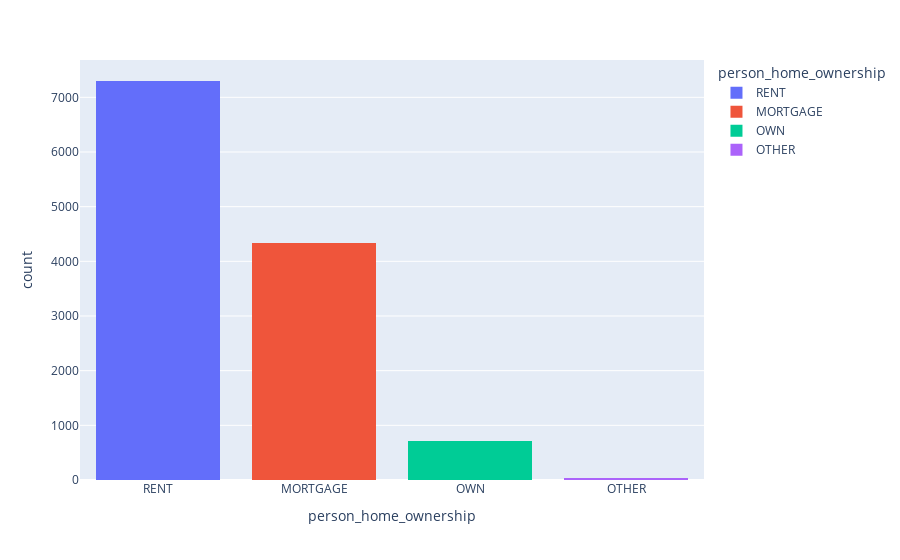
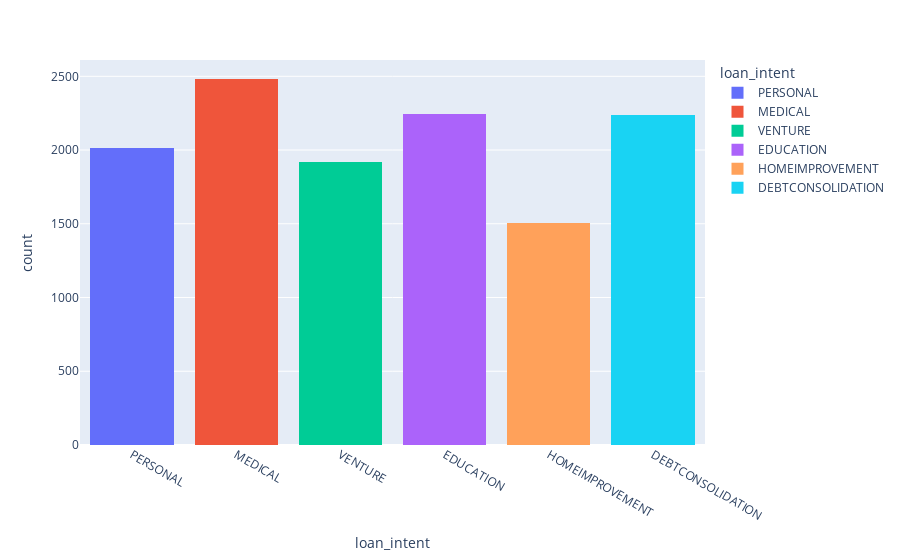
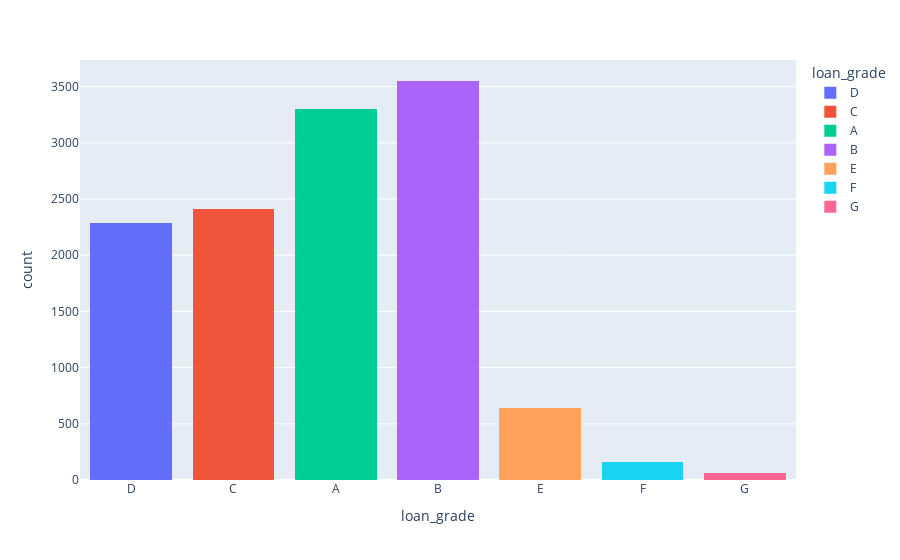
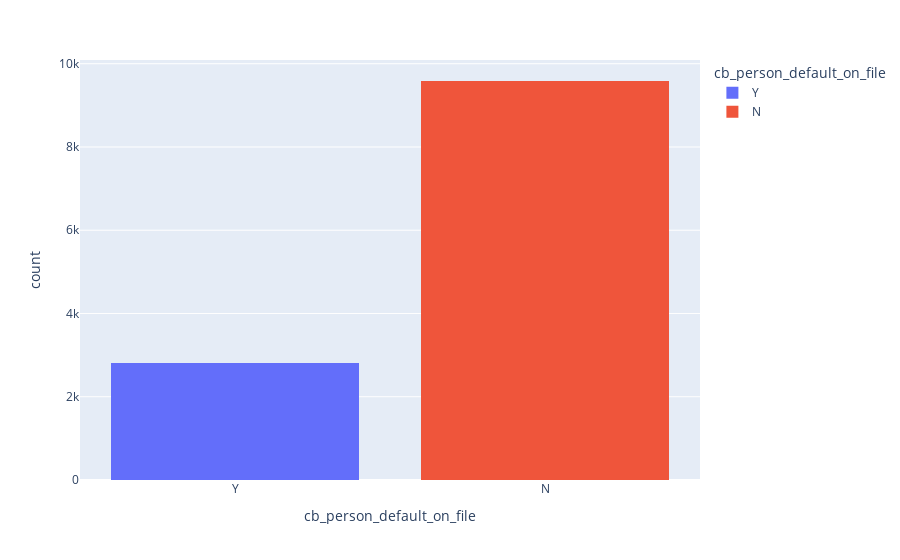

Here is the notebook cell these charts were saved with, in order:
### Code cell
for col in categorical_features:
    
 
    fig = pe.histogram(
        x=col,  #data to be used on x axis
        data_frame=balanced_credit_df, #source of data
        barmode="stack",  #style of histogram
        color=balanced_credit_df[col] #coloring criteria (based on values of the current column)
    )

    
    display( fig )

### Figure 1 — Plotly figure (JSON) as saved in the notebook; plotly's stock layout.template omitted (floating-point values rounded to 4 significant figures; data arrays with more than 128 entries replaced by an {"elided": "..."} marker saying what was removed)
{"data": [{"alignmentgroup": "True", "bingroup": "x", "hovertemplate": "person_home_ownership=%{x}<br>count=%{y}<extra></extra>", "legendgroup": "RENT", "marker": {"color": "#636efa", "pattern": {"shape": ""}}, "name": "RENT", "offsetgroup": "RENT", "orientation": "v", "showlegend": true, "type": "histogram", "x": {"elided": "7299 str values"}, "xaxis": "x", "yaxis": "y"}, {"alignmentgroup": "True", "bingroup": "x", "hovertemplate": "person_home_ownership=%{x}<br>count=%{y}<extra></extra>", "legendgroup": "MORTGAGE", "marker": {"color": "#EF553B", "pattern": {"shape": ""}}, "name": "MORTGAGE", "offsetgroup": "MORTGAGE", "orientation": "v", "showlegend": true, "type": "histogram", "x": {"elided": "4344 str values"}, "xaxis": "x", "yaxis": "y"}, {"alignmentgroup": "True", "bingroup": "x", "hovertemplate": "person_home_ownership=%{x}<br>count=%{y}<extra></extra>", "legendgroup": "OWN", "marker": {"color": "#00cc96", "pattern": {"shape": ""}}, "name": "OWN", "offsetgroup": "OWN", "orientation": "v", "showlegend": true, "type": "histogram", "x": {"elided": "721 str values"}, "xaxis": "x", "yaxis": "y"}, {"alignmentgroup": "True", "bingroup": "x", "hovertemplate": "person_home_ownership=%{x}<br>count=%{y}<extra></extra>", "legendgroup": "OTHER", "marker": {"color": "#ab63fa", "pattern": {"shape": ""}}, "name": "OTHER", "offsetgroup": "OTHER", "orientation": "v", "showlegend": true, "type": "histogram", "x": ["OTHER", "OTHER", "OTHER", "OTHER", "OTHER", "OTHER", "OTHER", "OTHER", "OTHER", "OTHER", "OTHER", "OTHER", "OTHER", "OTHER", "OTHER", "OTHER", "OTHER", "OTHER", "OTHER", "OTHER", "OTHER", "OTHER", "OTHER", "OTHER", "OTHER", "OTHER", "OTHER", "OTHER", "OTHER", "OTHER", "OTHER", "OTHER", "OTHER", "OTHER", "OTHER", "OTHER", "OTHER", "OTHER", "OTHER", "OTHER", "OTHER", "OTHER"], "xaxis": "x", "yaxis": "y"}], "layout": {"barmode": "stack", "legend": {"title": {"text": "person_home_ownership"}, "tracegroupgap": 0}, "margin": {"t": 60}, "xaxis": {"anchor": "y", "categoryarray": ["RENT", "MORTGAGE", "OWN", "OTHER"], "categoryorder": "array", "domain": [0, 1], "title": {"text": "person_home_ownership"}}, "yaxis": {"anchor": "x", "domain": [0, 1], "title": {"text": "count"}}}}

### Figure 2 — Plotly figure (JSON) as saved in the notebook; plotly's stock layout.template omitted (floating-point values rounded to 4 significant figures; data arrays with more than 128 entries replaced by an {"elided": "..."} marker saying what was removed)
{"data": [{"alignmentgroup": "True", "bingroup": "x", "hovertemplate": "loan_intent=%{x}<br>count=%{y}<extra></extra>", "legendgroup": "PERSONAL", "marker": {"color": "#636efa", "pattern": {"shape": ""}}, "name": "PERSONAL", "offsetgroup": "PERSONAL", "orientation": "v", "showlegend": true, "type": "histogram", "x": {"elided": "2013 str values"}, "xaxis": "x", "yaxis": "y"}, {"alignmentgroup": "True", "bingroup": "x", "hovertemplate": "loan_intent=%{x}<br>count=%{y}<extra></extra>", "legendgroup": "MEDICAL", "marker": {"color": "#EF553B", "pattern": {"shape": ""}}, "name": "MEDICAL", "offsetgroup": "MEDICAL", "orientation": "v", "showlegend": true, "type": "histogram", "x": {"elided": "2480 str values"}, "xaxis": "x", "yaxis": "y"}, {"alignmentgroup": "True", "bingroup": "x", "hovertemplate": "loan_intent=%{x}<br>count=%{y}<extra></extra>", "legendgroup": "VENTURE", "marker": {"color": "#00cc96", "pattern": {"shape": ""}}, "name": "VENTURE", "offsetgroup": "VENTURE", "orientation": "v", "showlegend": true, "type": "histogram", "x": {"elided": "1920 str values"}, "xaxis": "x", "yaxis": "y"}, {"alignmentgroup": "True", "bingroup": "x", "hovertemplate": "loan_intent=%{x}<br>count=%{y}<extra></extra>", "legendgroup": "EDUCATION", "marker": {"color": "#ab63fa", "pattern": {"shape": ""}}, "name": "EDUCATION", "offsetgroup": "EDUCATION", "orientation": "v", "showlegend": true, "type": "histogram", "x": {"elided": "2247 str values"}, "xaxis": "x", "yaxis": "y"}, {"alignmentgroup": "True", "bingroup": "x", "hovertemplate": "loan_intent=%{x}<br>count=%{y}<extra></extra>", "legendgroup": "HOMEIMPROVEMENT", "marker": {"color": "#FFA15A", "pattern": {"shape": ""}}, "name": "HOMEIMPROVEMENT", "offsetgroup": "HOMEIMPROVEMENT", "orientation": "v", "showlegend": true, "type": "histogram", "x": {"elided": "1508 str values"}, "xaxis": "x", "yaxis": "y"}, {"alignmentgroup": "True", "bingroup": "x", "hovertemplate": "loan_intent=%{x}<br>count=%{y}<extra></extra>", "legendgroup": "DEBTCONSOLIDATION", "marker": {"color": "#19d3f3", "pattern": {"shape": ""}}, "name": "DEBTCONSOLIDATION", "offsetgroup": "DEBTCONSOLIDATION", "orientation": "v", "showlegend": true, "type": "histogram", "x": {"elided": "2238 str values"}, "xaxis": "x", "yaxis": "y"}], "layout": {"barmode": "stack", "legend": {"title": {"text": "loan_intent"}, "tracegroupgap": 0}, "margin": {"t": 60}, "xaxis": {"anchor": "y", "categoryarray": ["PERSONAL", "MEDICAL", "VENTURE", "EDUCATION", "HOMEIMPROVEMENT", "DEBTCONSOLIDATION"], "categoryorder": "array", "domain": [0, 1], "title": {"text": "loan_intent"}}, "yaxis": {"anchor": "x", "domain": [0, 1], "title": {"text": "count"}}}}

### Figure 3 — Plotly figure (JSON) as saved in the notebook; plotly's stock layout.template omitted (floating-point values rounded to 4 significant figures; data arrays with more than 128 entries replaced by an {"elided": "..."} marker saying what was removed)
{"data": [{"alignmentgroup": "True", "bingroup": "x", "hovertemplate": "loan_grade=%{x}<br>count=%{y}<extra></extra>", "legendgroup": "D", "marker": {"color": "#636efa", "pattern": {"shape": ""}}, "name": "D", "offsetgroup": "D", "orientation": "v", "showlegend": true, "type": "histogram", "x": {"elided": "2283 str values"}, "xaxis": "x", "yaxis": "y"}, {"alignmentgroup": "True", "bingroup": "x", "hovertemplate": "loan_grade=%{x}<br>count=%{y}<extra></extra>", "legendgroup": "C", "marker": {"color": "#EF553B", "pattern": {"shape": ""}}, "name": "C", "offsetgroup": "C", "orientation": "v", "showlegend": true, "type": "histogram", "x": {"elided": "2407 str values"}, "xaxis": "x", "yaxis": "y"}, {"alignmentgroup": "True", "bingroup": "x", "hovertemplate": "loan_grade=%{x}<br>count=%{y}<extra></extra>", "legendgroup": "A", "marker": {"color": "#00cc96", "pattern": {"shape": ""}}, "name": "A", "offsetgroup": "A", "orientation": "v", "showlegend": true, "type": "histogram", "x": {"elided": "3305 str values"}, "xaxis": "x", "yaxis": "y"}, {"alignmentgroup": "True", "bingroup": "x", "hovertemplate": "loan_grade=%{x}<br>count=%{y}<extra></extra>", "legendgroup": "B", "marker": {"color": "#ab63fa", "pattern": {"shape": ""}}, "name": "B", "offsetgroup": "B", "orientation": "v", "showlegend": true, "type": "histogram", "x": {"elided": "3550 str values"}, "xaxis": "x", "yaxis": "y"}, {"alignmentgroup": "True", "bingroup": "x", "hovertemplate": "loan_grade=%{x}<br>count=%{y}<extra></extra>", "legendgroup": "E", "marker": {"color": "#FFA15A", "pattern": {"shape": ""}}, "name": "E", "offsetgroup": "E", "orientation": "v", "showlegend": true, "type": "histogram", "x": {"elided": "642 str values"}, "xaxis": "x", "yaxis": "y"}, {"alignmentgroup": "True", "bingroup": "x", "hovertemplate": "loan_grade=%{x}<br>count=%{y}<extra></extra>", "legendgroup": "F", "marker": {"color": "#19d3f3", "pattern": {"shape": ""}}, "name": "F", "offsetgroup": "F", "orientation": "v", "showlegend": true, "type": "histogram", "x": {"elided": "161 str values"}, "xaxis": "x", "yaxis": "y"}, {"alignmentgroup": "True", "bingroup": "x", "hovertemplate": "loan_grade=%{x}<br>count=%{y}<extra></extra>", "legendgroup": "G", "marker": {"color": "#FF6692", "pattern": {"shape": ""}}, "name": "G", "offsetgroup": "G", "orientation": "v", "showlegend": true, "type": "histogram", "x": ["G", "G", "G", "G", "G", "G", "G", "G", "G", "G", "G", "G", "G", "G", "G", "G", "G", "G", "G", "G", "G", "G", "G", "G", "G", "G", "G", "G", "G", "G", "G", "G", "G", "G", "G", "G", "G", "G", "G", "G", "G", "G", "G", "G", "G", "G", "G", "G", "G", "G", "G", "G", "G", "G", "G", "G", "G", "G"], "xaxis": "x", "yaxis": "y"}], "layout": {"barmode": "stack", "legend": {"title": {"text": "loan_grade"}, "tracegroupgap": 0}, "margin": {"t": 60}, "xaxis": {"anchor": "y", "categoryarray": ["D", "C", "A", "B", "E", "F", "G"], "categoryorder": "array", "domain": [0, 1], "title": {"text": "loan_grade"}}, "yaxis": {"anchor": "x", "domain": [0, 1], "title": {"text": "count"}}}}

### Figure 4 — Plotly figure (JSON) as saved in the notebook; plotly's stock layout.template omitted (floating-point values rounded to 4 significant figures; data arrays with more than 128 entries replaced by an {"elided": "..."} marker saying what was removed)
{"data": [{"alignmentgroup": "True", "bingroup": "x", "hovertemplate": "cb_person_default_on_file=%{x}<br>count=%{y}<extra></extra>", "legendgroup": "Y", "marker": {"color": "#636efa", "pattern": {"shape": ""}}, "name": "Y", "offsetgroup": "Y", "orientation": "v", "showlegend": true, "type": "histogram", "x": {"elided": "2821 str values"}, "xaxis": "x", "yaxis": "y"}, {"alignmentgroup": "True", "bingroup": "x", "hovertemplate": "cb_person_default_on_file=%{x}<br>count=%{y}<extra></extra>", "legendgroup": "N", "marker": {"color": "#EF553B", "pattern": {"shape": ""}}, "name": "N", "offsetgroup": "N", "orientation": "v", "showlegend": true, "type": "histogram", "x": {"elided": "9585 str values"}, "xaxis": "x", "yaxis": "y"}], "layout": {"barmode": "stack", "legend": {"title": {"text": "cb_person_default_on_file"}, "tracegroupgap": 0}, "margin": {"t": 60}, "xaxis": {"anchor": "y", "categoryarray": ["Y", "N"], "categoryorder": "array", "domain": [0, 1], "title": {"text": "cb_person_default_on_file"}}, "yaxis": {"anchor": "x", "domain": [0, 1], "title": {"text": "count"}}}}
